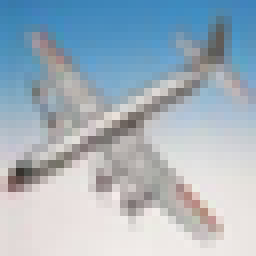
#> input picture exercises/ex3/1.bmp, 32 x 32 px (shown 8 times larger)
$ python q2.py
#> lines starting #> are read from the running program, lines starting #| are printed output that depends on the picture
import cv2 as cv
import numpy as np
import matplotlib.pyplot as plt
from scipy.fftpack import dct

def getDct(img):
    imf = np.float32(img)
    dct = cv.dct(imf)
    # dshift = np.fft.fftshift(dct)
    magnitude_spectrum = 20*np.log(np.abs(dct))
    plt.title("DCT")
    plt.subplot(121),plt.imshow(img, cmap = 'gray')
    plt.title('Input Image'), plt.xticks([]), plt.yticks([])
    plt.subplot(122),plt.imshow(magnitude_spectrum, cmap = 'gray')
    plt.title('Magnitude Spectrum'), plt.xticks([]), plt.yticks([])
    plt.show()
    return dct


def getDft(img):
    dft = np.fft.fft2(img)
    fshift = np.fft.fftshift(dft)
    magnitude_spectrum = 20*np.log(np.abs(fshift))
    plt.title("DFT")
    plt.subplot(121),plt.imshow(img, cmap = 'gray')
    plt.title('Input Image'), plt.xticks([]), plt.yticks([])
    plt.subplot(122),plt.imshow(magnitude_spectrum, cmap = 'gray')
    plt.title('Magnitude Spectrum (shifted)'), plt.xticks([]), plt.yticks([])
    plt.show()
    return (dft)

def sortCofs(mat):
    mat = np.ravel(abs(mat))
    mat = list(mat)
    mat.sort(reverse=True)
    return np.array(mat)

if __name__ == "__main__":
    img = cv.imread("./1.bmp", cv.IMREAD_GRAYSCALE)
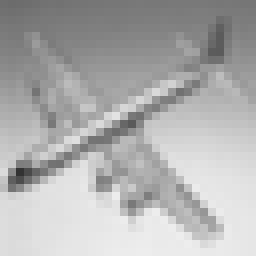
#> img: shape (32, 32) (shown 8 times larger); min 51, max 237, mean 175.6
    dct = getDct(img)
#> in getDct, `dct = cv.dct(imf)`:
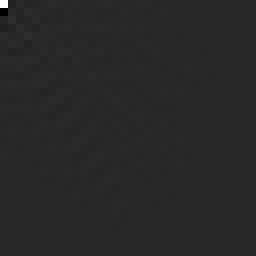
#> dct: shape (32, 32) float32 (shown 8 times larger); min -1058.8, max 5618, mean 4.1; drawn with min black and max white
#> in getDct, `magnitude_spectrum = 20*np.log(np.abs(dct))`:
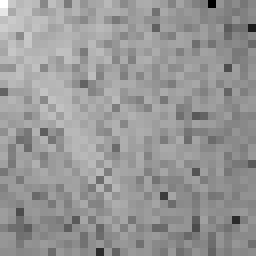
#> magnitude_spectrum: shape (32, 32) float32 (shown 8 times larger); min -167.8, max 172.7, mean 34.2; drawn with min black and max white
#> in getDct, `plt.show()`:
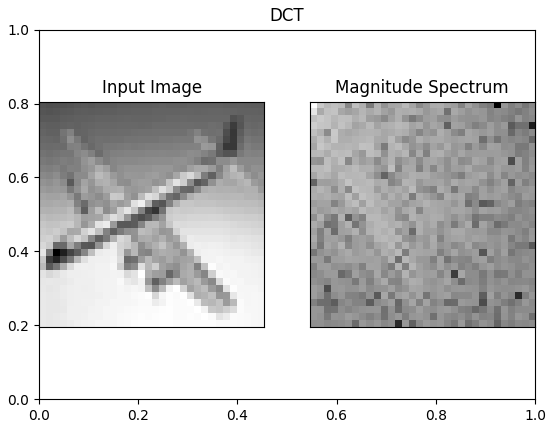
#> figure drawn by matplotlib, 2 panels
    dft = getDft(img)
#> in getDft, `magnitude_spectrum = 20*np.log(np.abs(fshift))`:
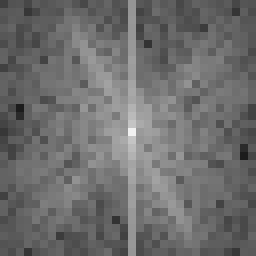
#> magnitude_spectrum: shape (32, 32) float64 (shown 8 times larger); min 28.7, max 242, mean 109.4
    sorted_dct = sortCofs(dct)
#> in sortCofs, `mat = np.ravel(abs(mat))`: mat = 1024 values, max 5618 at index 0, min 0.000227 at index 26, mean 19.65
#> sorted_dct = 1024 values, max 5618 at index 0, min 0.000227 at index 1023, mean 19.65
    sorted_dft = sortCofs(dft)
#> sorted_dft = 1024 values, max 179776 at index 0, min 4.2 at index 1023, mean 720.3
    for i in range(sorted_dft.shape[0]):
        sorted_dft[i] = sorted_dft[i]**2
#> after the loop, sorted_dft = 1024 values, max 3.23e+10 at index 0, min 17.64 at index 1023, mean 33281334
    for i in range(sorted_dct.shape[0]):
        sorted_dct[i] = sorted_dct[i]**2
#> after the loop, sorted_dct = 1024 values, max 31561924 at index 0, min 5.15e-08 at index 1023, mean 32501.3
    cumsum_dft = np.cumsum(sorted_dft)
#> cumsum_dft = 1024 values from 3.23e+10 to 3.41e+10
    cumsum_dct = np.cumsum(sorted_dct)
#> cumsum_dct = 1024 values from 31561924 to 33281332
    plt.figure("cumsum 2")
    plt.subplot(1,2,1)
    plt.title("cumsum_dct")
    plt.plot(cumsum_dct)
    plt.subplot(1,2,2)
    plt.title("cumsum_dft")
    plt.plot(cumsum_dft)
    plt.show()
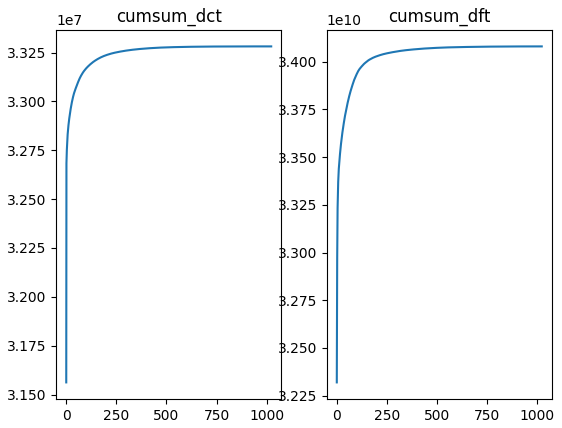
#> figure drawn by matplotlib, 2 panels; panel 1: curve peaks at x = 920, y = 33281332; panel 2: curve peaks at x = 1023, y = 3.41e+10

$ run again, with exercises/ex3/2.jpg saved as exercises/ex3/1.bmp
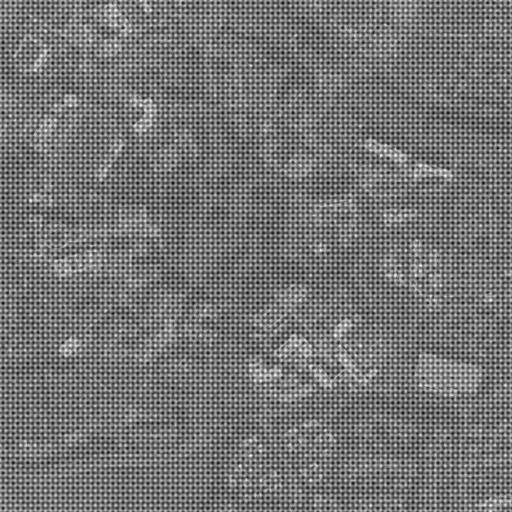
#> input picture exercises/ex3/2.jpg, 512 x 512 px
#> img is the input picture: shape (512, 512); min 12, max 255, mean 117.7
#> in getDft, `plt.show()`:
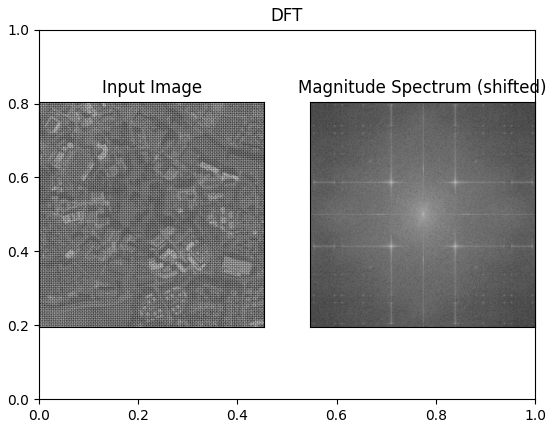
#> figure drawn by matplotlib, 2 panels
#> mat = 262144 items
#> `plt.show()`:
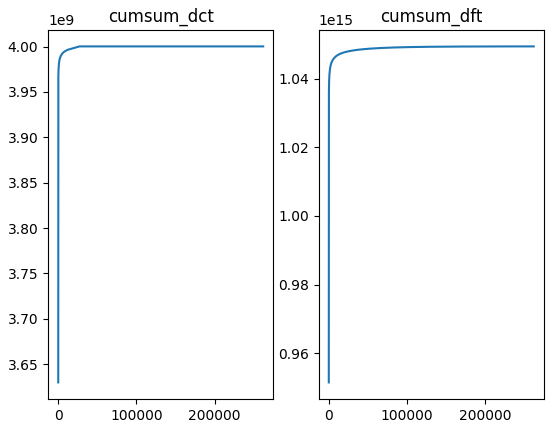
#> figure drawn by matplotlib, 2 panels; panel 1: curve peaks at x = 26703, y = 4e+09; panel 2: curve peaks at x = 262143, y = 1.05e+15
